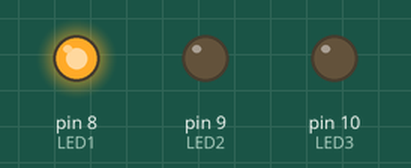
Simulated run of this sketch. Board: Arduino Uno, built with avr-gcc and run on an emulated ATmega328P. Parts: output pins drawn as LEDs (lit = HIGH).

Above: at 0.15 s.
At 1.35 s:
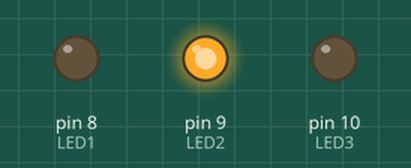
At 2.55 s:
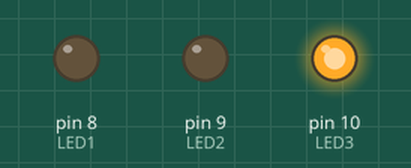
Timing chart, 0 to 3.0 s (numbered marks = the images above):
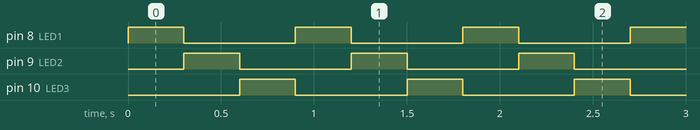

Measured:
- by itself, pin 8 (LED1), pin 9 (LED2), pin 10 (LED3): alternates HIGH for 0.30 s and LOW for 0.60 s
- by itself, everything shown: repeats every 0.90 s, in 3 steps

The sketch:

task_1.ino
```cpp
const int LED1 = 8;
const int LED2 = 9;
const int LED3 = 10;

void setup(){
  pinMode(LED1, OUTPUT);
  pinMode(LED2, OUTPUT);
  pinMode(LED3, OUTPUT);
}

void loop(){
  digitalWrite(LED1, HIGH); digitalWrite(LED2, LOW); digitalWrite(LED3, LOW);
  delay(300);

  digitalWrite(LED1, LOW); digitalWrite(LED2, HIGH); digitalWrite(LED3, LOW);
  delay(300);

  digitalWrite(LED1, LOW); digitalWrite(LED2, LOW); digitalWrite(LED3, HIGH);
  delay(300);

}
```
